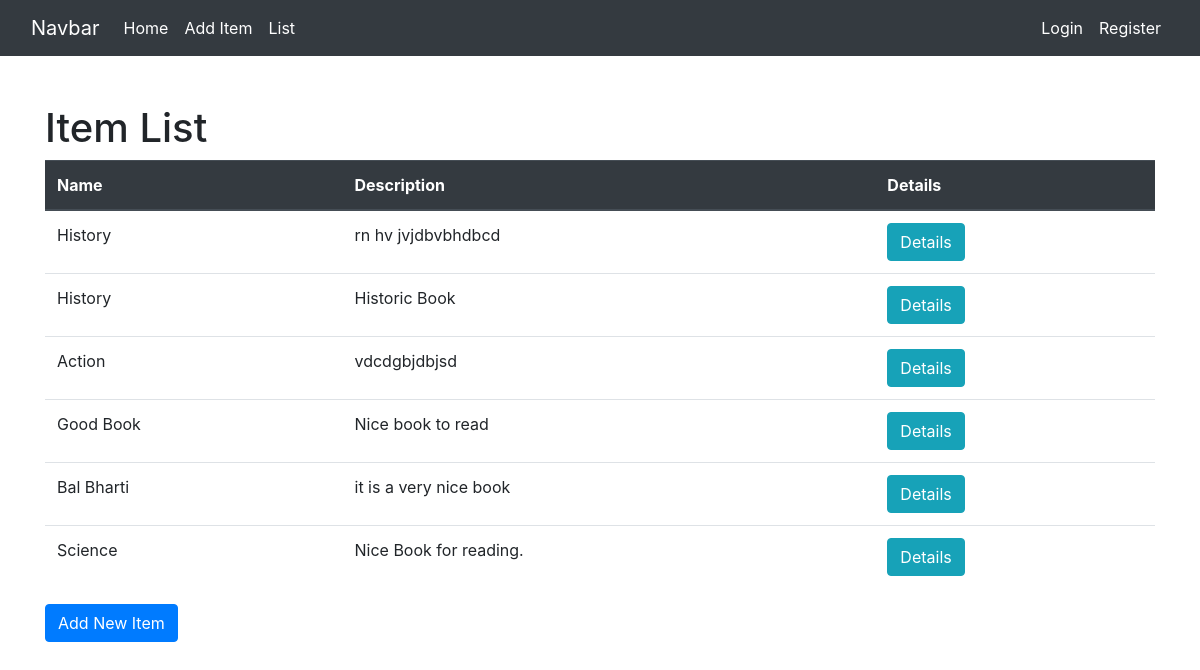
The page /crud/item/ on the database its author committed.
### crud/models.py (models this page shows, shortened)
class Item(models.Model):
    name = models.CharField(max_length=100)
    description = models.TextField()
    author = models.CharField(max_length=100, null=True, blank=True)
    price = models.DecimalField(max_digits=10, decimal_places=2, null=True, blank=True)
    isbn = models.CharField(max_length=13, null=True, blank=True)
    image = models.ImageField(upload_to='item_images/', null=True, blank=True)

### crud/views.py (the view)
# urls.py: path('item/', item_list, name='item_list'),
def item_list(request):
    items = Item.objects.all()
    return render(request, 'item_list.html', {'items': items})

### crud/templates/item_list.html (shortened to what this page needs)
<!DOCTYPE html>
<html lang="en">
<head>
    <link rel="stylesheet" href="https://stackpath.bootstrapcdn.com/bootstrap/4.3.1/css/bootstrap.min.css">
</head>
<body>
    {% include 'navbar.html' %}
    <div class="container mt-5">
        <h1>Item List</h1>
        <table class="table">
            <thead class="thead-dark">
                <tr>
                    <th scope="col">Name</th>
                    <th scope="col">Description</th>
                    <th scope="col">Details</th>
                </tr>
            </thead>
            <tbody>
                {% for item in items %}
                    <tr>
                        <td>{{ item.name }}</td>
                        <td>{{ item.description }}</td>
                        <td>
                            <a class="btn btn-info" href="{% url 'item_detail' pk=item.pk %}">Details</a>
                        </td>
                    </tr>
                {% endfor %}
            </tbody>
        </table>
        <a class="btn btn-primary" href="{% url 'item_new' %}">Add New Item</a>
    </div>
</body>
</html>

### crud/templates/navbar.html (shortened to what this page needs)
<!DOCTYPE html>
<html lang="en">
<head>
    <link rel="stylesheet" href="https://cdn.jsdelivr.net/npm/toastify-js/src/toastify.min.css">
    <link rel="stylesheet" href="https://stackpath.bootstrapcdn.com/bootstrap/4.3.1/css/bootstrap.min.css">
</head>
<body>
    <nav class="navbar navbar-expand-lg bg-dark">
        <div class="container-fluid">
            <a class="navbar-brand text-white" href="#">Navbar</a>
            <div class="collapse navbar-collapse" id="navbarNavAltMarkup">
                <div class="navbar-nav">
                    <a class="nav-link active text-white" aria-current="page" href="#">Home</a>
                    <a class="nav-link text-white" href="{% url 'item_new' %}">Add Item</a>
                    <a class="nav-link text-white" href="{% if items %}{% url 'item_detail' pk=items.0.pk %}{% endif %}">List</a>
                </div>
            </div>
            <div class="navbar-nav ml-auto">
                <a class="nav-link text-white" href="{% url 'login' %}">Login</a>
                <a class="nav-link text-white" href="{% url 'register' %}">Register</a>
          </div>
        </div>
    </nav>
</body>
</html>

### rows shown on the page
Item: name "History", description "rn hv jvjdbvbhdbcd"
Item: name "History", description "Historic Book"
Item: name "Action", description "vdcdgbjdbjsd"
Item: name "Good Book", description "Nice book to read"
Item: name "Bal Bharti", description "it is a very nice book"
Item: name "Science", description "Nice Book for reading."
